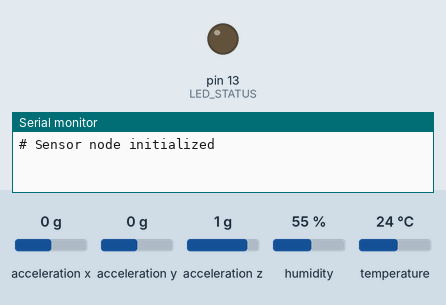
Bench run of a sketch on a simulated Arduino Uno, built with avr-gcc and run on an emulated ATmega328P. Parts: output pins drawn as LEDs (lit = HIGH), the last lines printed to the serial monitor. Wiring (inferred from the names in the program): ADXL345 accelerometer at I2C address 0x53. The inputs (shaded band) are chosen by the test bench; at power-on: acceleration x 0 g, acceleration y 0 g, acceleration z 1 g, humidity 55 %, temperature 24 °C.

Above: at 3.0 s.
At 5.03 s:
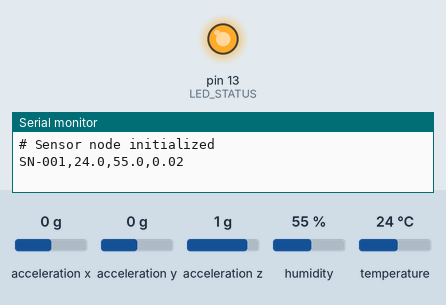
Timing chart, 0 to 7.5 s (numbered marks = the images above):
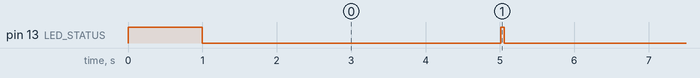

The sketch:

sensor_node.ino
```cpp
/*
 * Industrial IoT Sensor Node
 *
 * Arduino sensor node that reads temperature (DHT22),
 * humidity, and vibration (ADXL345) data, sending
 * readings to Raspberry Pi gateway via serial.
 *
 * Output format: SENSOR_ID,TEMPERATURE,HUMIDITY,VIBRATION
 */

#include <DHT.h>
#include <Wire.h>

#include "sensor_logic.h"

// Pin definitions
#define DHT_PIN 2
#define DHT_TYPE DHT22
#define LED_STATUS 13

// ADXL345 I2C address and registers
#define ADXL345_ADDR 0x53
#define ADXL345_POWER_CTL 0x2D
#define ADXL345_DATA_FORMAT 0x31
#define ADXL345_DATAX0 0x32

// Configuration
const char* SENSOR_ID = "SN-001";
const unsigned long READ_INTERVAL = 5000; // 5 seconds

// Sensor objects
DHT dht(DHT_PIN, DHT_TYPE);

// Variables
unsigned long lastRead = 0;
float temperature = 0;
float humidity = 0;
float vibration = 0;

float readVibration();

void writeRegister(uint8_t reg, uint8_t value) {
    Wire.beginTransmission(ADXL345_ADDR);
    Wire.write(reg);
    Wire.write(value);
    Wire.endTransmission();
}

void setup() {
    Serial.begin(9600);
    dht.begin();
    Wire.begin();
    pinMode(LED_STATUS, OUTPUT);

    // Initialize ADXL345 accelerometer
    writeRegister(ADXL345_DATA_FORMAT, 0x0B); // FULL_RES, +/-16 g, 4 mg/LSB
    writeRegister(ADXL345_POWER_CTL, 0x08);   // Measure mode

    digitalWrite(LED_STATUS, HIGH);
    delay(1000);
    digitalWrite(LED_STATUS, LOW);

    Serial.println("# Sensor node initialized");
}

void loop() {
    unsigned long now = millis();

    if (now - lastRead >= READ_INTERVAL) {
        lastRead = now;

        // Read DHT22
        temperature = dht.readTemperature();
        humidity = dht.readHumidity();

        // Read vibration (accelerometer magnitude)
        vibration = readVibration();

        // Validate readings
        if (isnan(temperature) || isnan(humidity)) {
            digitalWrite(LED_STATUS, HIGH);
            delay(100);
            digitalWrite(LED_STATUS, LOW);
            return;
        }

        // Send CSV: SENSOR_ID,TEMP,HUMIDITY,VIBRATION
        Serial.print(SENSOR_ID);
        Serial.print(",");
        Serial.print(temperature, 1);
        Serial.print(",");
        Serial.print(humidity, 1);
        Serial.print(",");
        Serial.println(vibration, 2);

        // Blink LED on successful read
        digitalWrite(LED_STATUS, HIGH);
        delay(50);
        digitalWrite(LED_STATUS, LOW);
    }
}

float readVibration() {
    // Read the six data registers starting at DATAX0
    Wire.beginTransmission(ADXL345_ADDR);
    Wire.write(ADXL345_DATAX0);
    Wire.endTransmission();
    Wire.requestFrom(ADXL345_ADDR, 6);

    if (Wire.available() >= 6) {
        // Read each byte into its own variable so the order is fixed
        uint8_t x0 = Wire.read();
        uint8_t x1 = Wire.read();
        uint8_t y0 = Wire.read();
        uint8_t y1 = Wire.read();
        uint8_t z0 = Wire.read();
        uint8_t z1 = Wire.read();

        return vibrationMagnitude(combineBytes(x0, x1),
                                  combineBytes(y0, y1),
                                  combineBytes(z0, z1));
    }

    return 0.0;
}
```

sensor_logic.h
```cpp
/*
 * Pure sensor math for the sensor node, kept free of hardware calls so it
 * can be compiled and tested on the host.
 */
#ifndef SENSOR_LOGIC_H
#define SENSOR_LOGIC_H

#include <stdint.h>
#include <math.h>

/* ADXL345 in FULL_RES mode: 4 mg per LSB at every range. */
const float ADXL345_G_PER_LSB = 0.004f;

/* Join the two data registers of one ADXL345 axis (LSB first). */
inline int16_t combineBytes(uint8_t lsb, uint8_t msb) {
    return (int16_t)((uint16_t)lsb | ((uint16_t)msb << 8));
}

/*
 * Vibration magnitude in g from raw axis counts, with 1 g of gravity
 * removed from Z (the sensor is mounted flat).
 */
inline float vibrationMagnitude(int16_t x, int16_t y, int16_t z) {
    float xg = x * ADXL345_G_PER_LSB;
    float yg = y * ADXL345_G_PER_LSB;
    float zg = z * ADXL345_G_PER_LSB - 1.0f;
    return sqrt(xg * xg + yg * yg + zg * zg);
}

#endif
```

Measured:
- by itself, pin 13 (LED_STATUS): repeats every 5.0 s: HIGH 0.05 s, LOW 5.0 s
